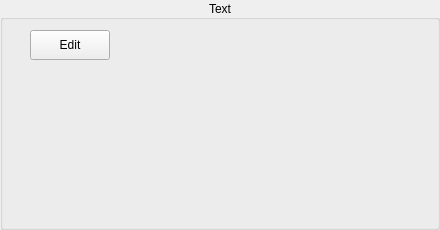
<?xml version="1.0" encoding="UTF-8"?>
<ui version="4.0">
 <class>WebAttrCfger</class>
 <widget class="QGroupBox" name="WebAttrCfger">
  <property name="geometry">
   <rect>
    <x>0</x>
    <y>0</y>
    <width>440</width>
    <height>230</height>
   </rect>
  </property>
  <property name="title">
   <string>Text</string>
  </property>
  <property name="alignment">
   <set>Qt::AlignCenter</set>
  </property>
  <property name="flat">
   <bool>true</bool>
  </property>
  <widget class="QPushButton" name="edit">
   <property name="geometry">
    <rect>
     <x>30</x>
     <y>30</y>
     <width>80</width>
     <height>30</height>
    </rect>
   </property>
   <property name="text">
    <string>Edit</string>
   </property>
  </widget>
 </widget>
 <resources/>
 <connections/>
</ui>
